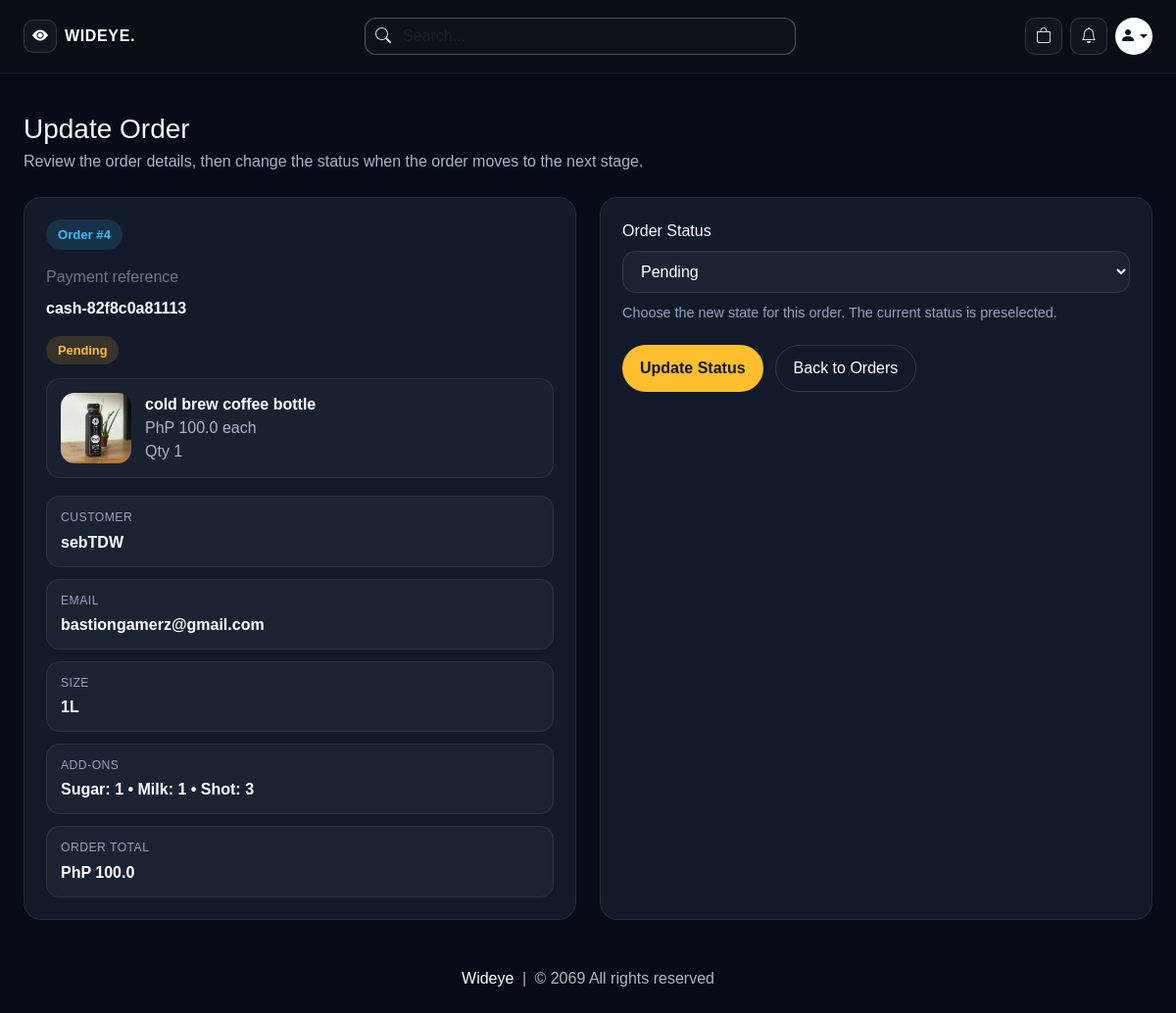
Page /update-order/4 (signed in) on the earlier database version.
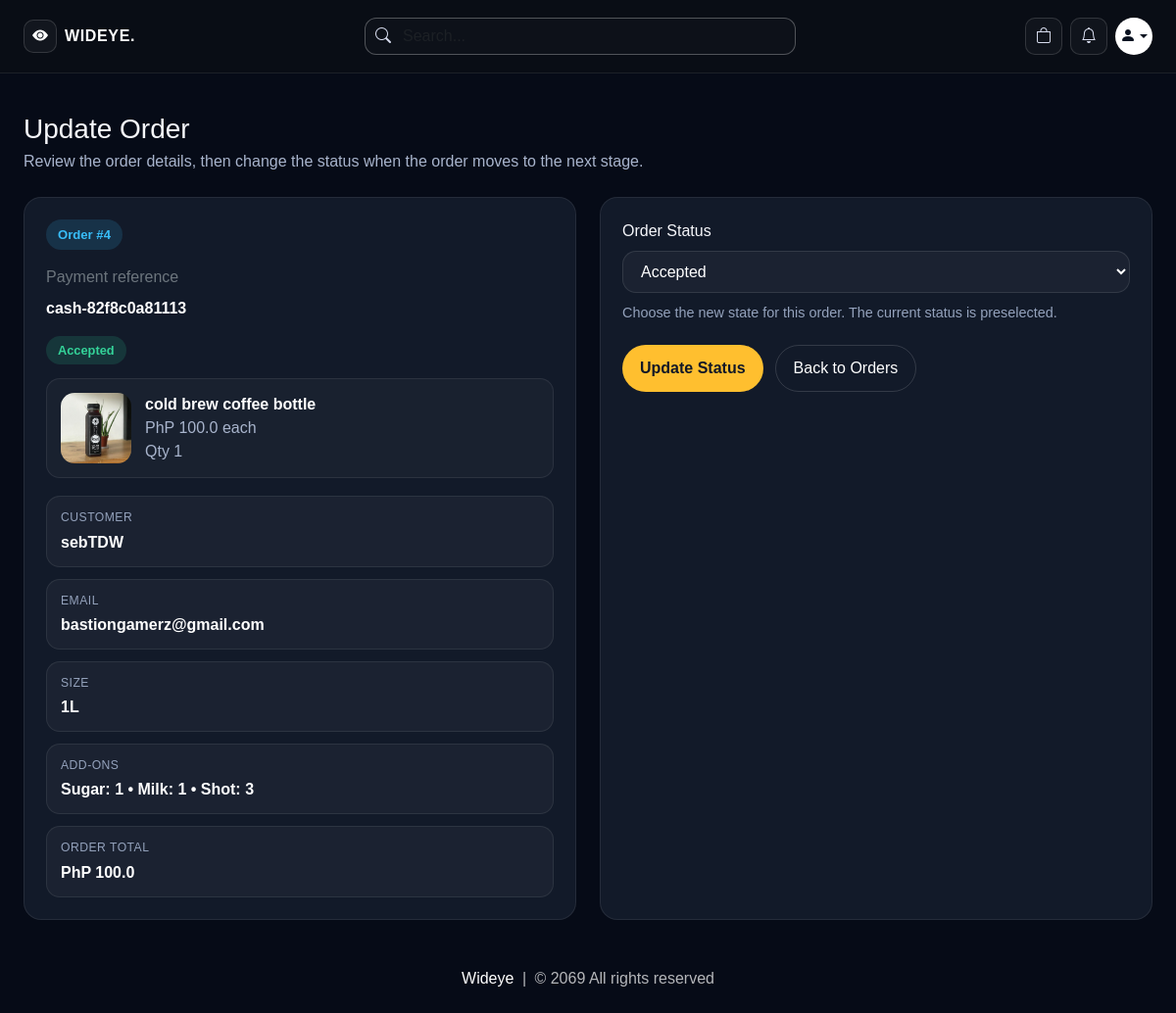
Same page on the later database version.
### website/models.py (models this page shows, shortened)
class Order(db.Model):
    id = db.Column(db.Integer, primary_key=True)
    quantity = db.Column(db.Integer, nullable=False)
    size = db.Column(db.String(100), nullable=False, default='')
    sugar = db.Column(db.String(100), nullable=False, default='')
    milk = db.Column(db.String(100), nullable=False, default='')
    shot = db.Column(db.String(100), nullable=False, default='')
    price = db.Column(db.Float, nullable=False)
    status = db.Column(db.String(100), nullable=False)
    payment_method = db.Column(db.String(50), nullable=False, default='cashless')
    payment_id = db.Column(db.String(1000), nullable=False)
    customer_link = db.Column(db.Integer, db.ForeignKey('customer.id'), nullable=False)
    product_link = db.Column(db.Integer, db.ForeignKey('product.id'), nullable=False)

class Product(db.Model):
    id = db.Column(db.Integer, primary_key=True)
    product_name = db.Column(db.String(100), nullable=False)
    current_price = db.Column(db.Float, nullable=False)
    previous_price = db.Column(db.Float, nullable=False)
    in_stock = db.Column(db.Integer, nullable=False)
    size = db.Column(db.String(500), nullable=False, default='')
    sugar = db.Column(db.String(500), nullable=False, default='')
    milk = db.Column(db.String(500), nullable=False, default='')
    shot = db.Column(db.String(500), nullable=False, default='')
    product_picture = db.Column(db.Text, nullable=False)
    flash_sale = db.Column(db.Boolean, default=False)
    date_added = db.Column(db.DateTime, default=datetime.utcnow)
    carts = db.relationship('Cart', backref=db.backref('product', lazy=True))
    orders = db.relationship('Order', backref=db.backref('product', lazy=True))
    usual_items = db.relationship('UsualOrderItem', backref=db.backref('product', lazy=True))

### website/admin.py (the view, shortened to what this page needs)
@admin.route('/update-order/<int:order_id>', methods=['GET', 'POST'])
@login_required
def update_order(order_id):
    if current_user_is_admin():
        form = OrderForm()
        order = Order.query.get(order_id)
        if order is None:
            flash('Order not found.')
            return redirect('/view-orders')
        if not form.is_submitted():
            form.order_status.data = order.status
        return render_template('order_update.html', form=form, order=order, get_product_image=get_product_image)
    return render_template('404.html')

### website/forms.py
class OrderForm(FlaskForm):
    order_status = SelectField('Order Status', choices=[('Pending', 'Pending'), ('Accepted', 'Accepted'),
                                                        ('Out for delivery', 'Out for delivery'),
                                                        ('Delivered', 'Delivered'), ('Canceled', 'Canceled')])
    update = SubmitField('Update Status')

### website/admin.py (called while the page is built)
def current_user_is_admin():
    return current_user.is_authenticated and bool(getattr(current_user, 'is_admin', False))

### website/views.py (called while the page is built)
def parse_options(csv_string):
    if not csv_string:
        return []
    return [opt.strip() for opt in str(csv_string).split(',') if opt.strip()]

def get_product_image(product, selected_size=''):
    images = parse_options(product.product_picture) if product.product_picture else []
    if not images:
        return '/media/default.jpg'
    if not selected_size:
        return images[0]
    sizes = parse_options(product.size)
    if selected_size in sizes:
        idx = sizes.index(selected_size)
        return images[idx] if idx < len(images) else images[-1]
    return images[0]

### website/templates/order_update.html (shortened to what this page needs)
{% extends 'base.html' %}
{% block body %}
<div class="wideye-shell py-4">
    <div class="mb-4">
        <h1 class="h3 mb-1">Update Order</h1>
        <p class="wideye-order-update-copy mb-0">Review the order details, then change the status when the order moves to the next stage.</p>
    </div>
    <div class="wideye-order-update-layout">
        <aside class="wideye-order-update-card">
            <span class="wideye-order-update-id">Order #{{ order.id }}</span>
            <p class="text-secondary mt-3 mb-2">Payment reference</p>
            <div class="wideye-order-update-value" style="word-break:break-word;">{{ order.payment_id }}</div>
            {% set status_class = 'wideye-status-pending' %}
            {% if order.status == 'Accepted' %}
                {% set status_class = 'wideye-status-accepted' %}
            {% elif order.status == 'Out for delivery' %}
                {% set status_class = 'wideye-status-out' %}
            {% elif order.status == 'Delivered' %}
                {% set status_class = 'wideye-status-delivered' %}
            {% elif order.status == 'Canceled' %}
                {% set status_class = 'wideye-status-canceled' %}
            {% endif %}
            <div class="mt-3">
                <span class="wideye-order-status {{ status_class }}">{{ order.status }}</span>
            </div>
            <div class="wideye-order-product">
                <img src="{{ get_product_image(order.product, order.size) }}" alt="{{ order.product.product_name }}">
                <div>
                    <div class="fw-semibold text-white">{{ order.product.product_name }}</div>
                    <div class="wideye-order-update-copy">PhP {{ order.price }} each</div>
                    <div class="wideye-order-update-copy">Qty {{ order.quantity }}</div>
                </div>
            </div>
            <div class="wideye-order-update-grid">
                <div class="wideye-order-update-meta">
                    <span class="wideye-order-update-label">Customer</span>
                    <span class="wideye-order-update-value">{{ order.customer.username }}</span>
                </div>
                <div class="wideye-order-update-meta">
                    <span class="wideye-order-update-label">Email</span>
                    <span class="wideye-order-update-value">{{ order.customer.email }}</span>
                </div>
                <div class="wideye-order-update-meta">
                    <span class="wideye-order-update-label">Size</span>
                    <span class="wideye-order-update-value">{{ order.size or '—' }}</span>
                </div>
                <div class="wideye-order-update-meta">
                    <span class="wideye-order-update-label">Add-ons</span>
                    <span class="wideye-order-update-value">Sugar: {{ order.sugar or '—' }} • Milk: {{ order.milk or '—' }} • Shot: {{ order.shot or '—' }}</span>
                </div>
                <div class="wideye-order-update-meta">
                    <span class="wideye-order-update-label">Order total</span>
                    <span class="wideye-order-update-value">PhP {{ order.price * order.quantity }}</span>
                </div>
            </div>
        </aside>
        <section class="wideye-order-update-form">
            <form action="" method="POST" enctype="multipart/form-data">
                <div>
                    <label class="form-label">{{ form.order_status.label.text }}</label>
                    {{ form.order_status(class="wideye-order-input") }}
                    <p class="wideye-order-help">Choose the new state for this order. The current status is preselected.</p>
                </div>
                <div class="wideye-order-actions">
                    {{ form.update(class="wideye-order-primary") }}
                    <a href="/view-orders" class="wideye-order-secondary">Back to Orders</a>
                </div>
            </form>
        </section>
    </div>
</div>
{% endblock %}

Differences in the rows shown:
changed Order "cash-82f8c0a81113": status "Pending" → "Accepted"
Other differences:
form field order_status: "Pending" → "Accepted"
